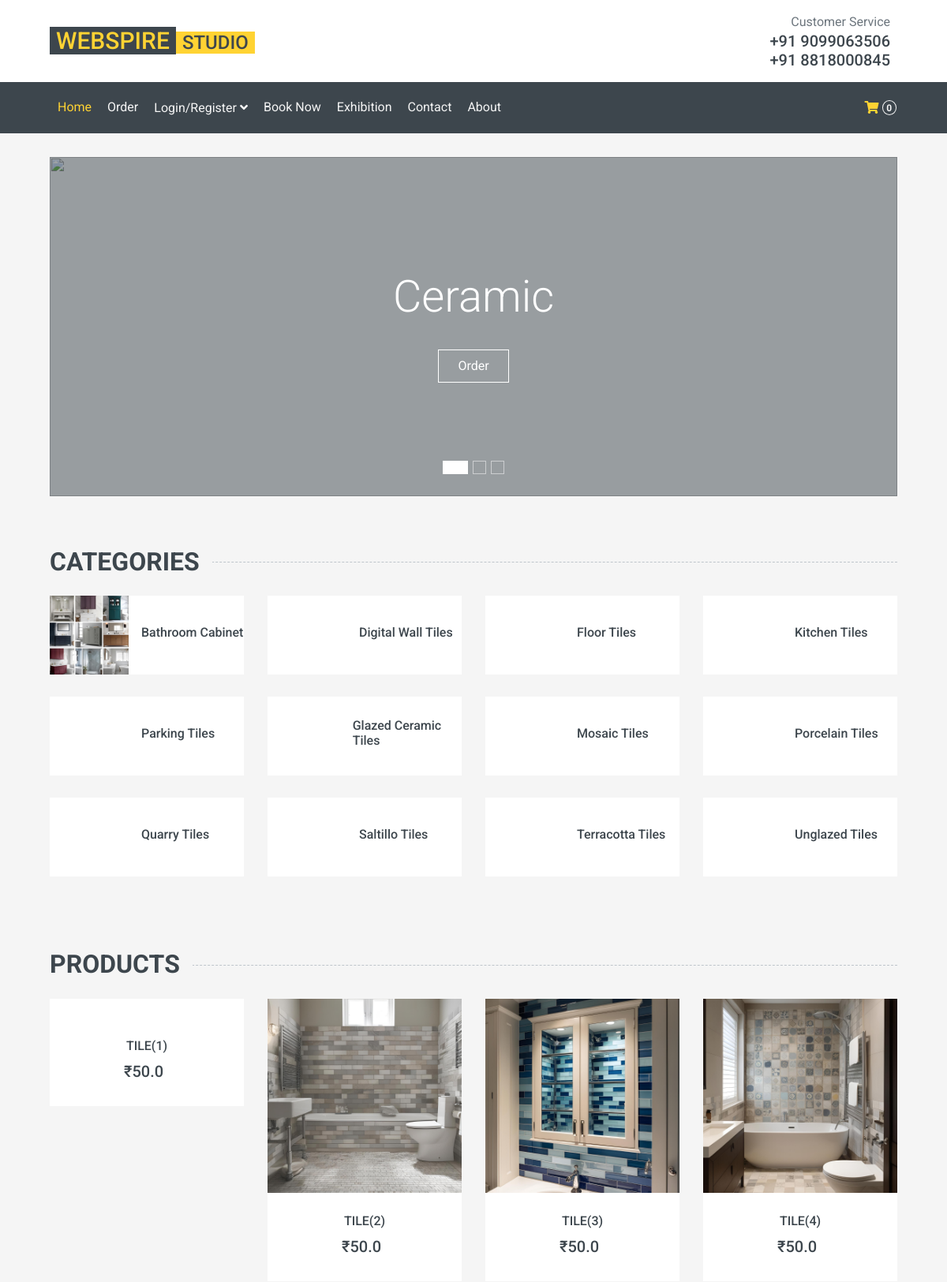
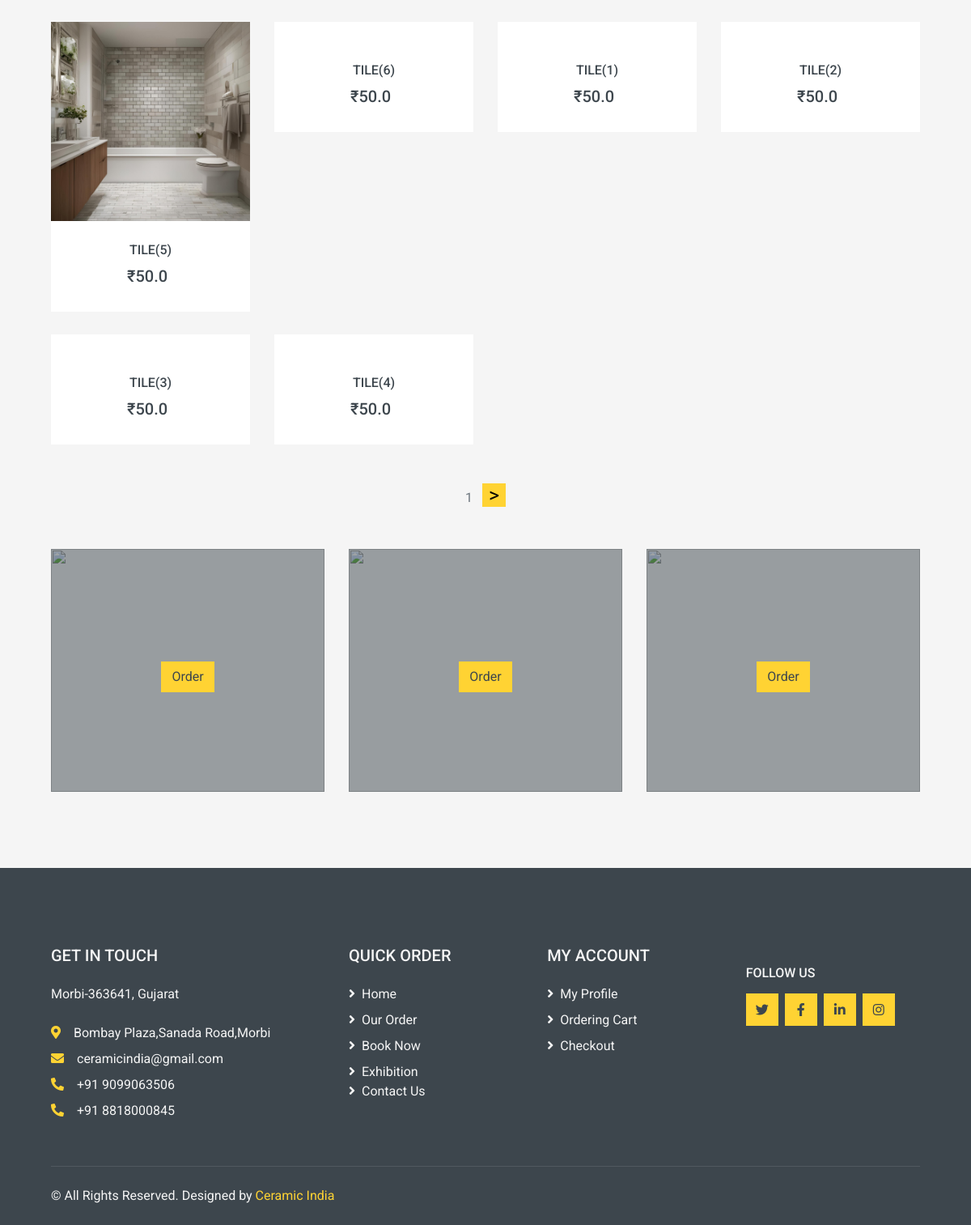
The page / on the database its author committed (2 pictures, top to bottom).
### category/models.py (models this page shows, shortened)
class Category(models.Model):
    category_name=models.CharField(max_length=20)
    Category_image=models.ImageField(upload_to="img/categoryimg")
    status=models.BooleanField(default=False)

### product/models.py (models this page shows, shortened)
class product(models.Model):
    category_name=models.ForeignKey("category.Category",on_delete=models.CASCADE)
    name=models.CharField(max_length=50)
    price=models.FloatField()
    qty=models.FloatField()
    image=models.ImageField(upload_to="img/ProductImg/")
    description=models.CharField(max_length=200)

### product/views.py (the view)
# urls.py: path('',views.main,name="mainpage"),
def main(request):
    data=Category.objects.filter(status=True)
    data1=product.objects.all()
    p = Paginator(data1, 10)
    page_number = request.GET.get('page')
    try:
        page_obj = p.get_page(page_number)
    except PageNotAnInteger:
        page_obj = p.page(1)
    except EmptyPage:
        page_obj = p.page(p.num_pages)
    context={
        'data':data,
        'page_obj': page_obj,
    }
    return render(request,'main.html',context)

### templates/main.html (shortened to what this page needs)
{% extends 'base.html' %}
{% load static %}
{% block content %}
    <div class="container-fluid mb-3">
        <div class="row px-xl-5">
            <div class="col-lg-12">
                <div id="header-carousel" class="carousel slide carousel-fade mb-30 mb-lg-0" data-ride="carousel">
                    <ol class="carousel-indicators">
                        <li data-target="#header-carousel" data-slide-to="0" class="active"></li>
                        <li data-target="#header-carousel" data-slide-to="1"></li>
                        <li data-target="#header-carousel" data-slide-to="2"></li>
                    </ol>
                    <div class="carousel-inner">
                        <div class="carousel-item position-relative active" style="height: 430px;">
                            <img class="position-absolute w-100 h-100" src="{% static 'img\bg9.jpeg' %}" style="object-fit: cover;">
                            <div class="carousel-caption d-flex flex-column align-items-center justify-content-center">
                                <div class="p-3" style="max-width: 700px;">
                                    <h1 class="display-4 text-white mb-3 animate__animated animate__fadeInDown">Ceramic</h1>
                                    <a class="btn btn-outline-light py-2 px-4 mt-3 animate__animated animate__fadeInUp" href="{% url 'shop' %}">Order</a>
                                </div>
                            </div>
                        </div>
                    </div>
                </div>
            </div>
        </div>
    </div>
    <div class="container-fluid pt-5">
        <h2 class="section-title position-relative text-uppercase mx-xl-5 mb-4"><span class="bg-secondary pr-3">Categories</span></h2>
        <div class="row px-xl-5 pb-3">
            {% for i in data %}
            <div class="col-lg-3 col-md-4 col-sm-6 pb-1">
                <a class="text-decoration-none" href="{% url 'productcatev' i.id %}">
                    <div class="cat-item d-flex align-items-center mb-4">
                        <div class="overflow-hidden" style="width: 100px; height: 100px;">
                            <img class="img-fluid" src="{{i.Category_image.url}}" alt="">
                        </div>
                        <div class="flex-fill pl-3">
                            <h6>{{i.category_name}}</h6>
                        </div>
                    </div>
                </a>
            </div>
            {% endfor %}
        </div>
    </div>
    <div class="container-fluid pt-5 pb-3">
        <h2 class="section-title position-relative text-uppercase mx-xl-5 mb-4"><span class="bg-secondary pr-3">Products</span></h2>
        <div class="row px-xl-5">
            {% for post in page_obj.object_list %}
            <div class="col-lg-3 col-md-4 col-sm-6 pb-1">
                <div class="product-item bg-light mb-4">
                    <div class="product-img position-relative overflow-hidden">
                        <img class="img-fluid w-100" src="{{post.image.url}}" alt="">
                        <div class="product-action">
                        </div>
                    </div>
                    <div class="text-center py-4">
                        {% if post.id %}
                        <a class="h6 text-decoration-none text-wrap" style="width: 3rem;" href="{% url 'ProductDetails' post.id %}">{{post.name}}</a>
                        {% else %}
                        <a class="h6 text-decoration-none text-wrap" style="width: 3rem;" href="{% url 'shop' %}">{{post.name}}</a>
                        {% endif %}
                        <div class="d-flex align-items-center justify-content-center mt-2">
                            <h5>₹{{post.price}}</h5><h6 class="text-muted ml-2"></h6>
                        </div>
                    </div>
                </div>
            </div>
           {% endfor %}
        </div>
    </div>
    <center>
        <span>{{page_obj.number}}</span>
            {%if page_obj.has_next %}
        &nbsp;&nbsp;<a href="?page={{page_obj.next_page_number}}" style="color:black; padding: 0px 8px; background-color:#FFD333; font-size:25px; text-decoration:none;">></a>
        {% endif %}
    </center>
    <div class="container-fluid pt-5 pb-3">
        <div class="row px-xl-5">
            <div class="col-md-4">
                <div class="product-offer mb-30" style="height: 300px;">
                    <div class="offer-text">
                        <a href="{% url 'shop' %}" class="btn btn-primary">Order </a>
                    </div>
                </div>
            </div>
            <div class="col-md-4">
                <div class="product-offer mb-30" style="height: 300px;">
                    <div class="offer-text">
                        <a href="{% url 'shop' %}" class="btn btn-primary">Order </a>
                    </div>
                </div>
            </div>
            <div class="col-md-4">
                <div class="product-offer mb-30" style="height: 300px;">
                    <div class="offer-text">
                        <a href="{% url 'shop' %}" class="btn btn-primary">Order </a>
                    </div>
                </div>
            </div>
        </div>
    </div>
{% endblock %}

### rows shown on the page
Category: Category_image (picture), category_name "Bathroom Cabinet"
Category: category_name "Digital Wall Tiles"
Category: category_name "Floor Tiles"
Category: category_name "Kitchen Tiles"
Category: category_name "Parking Tiles"
Category: category_name "Glazed Ceramic Tiles"
Category: category_name "Mosaic Tiles"
Category: category_name "Porcelain Tiles"
Category: category_name "Quarry Tiles"
Category: category_name "Saltillo Tiles"
Category: category_name "Terracotta Tiles"
Category: category_name "Unglazed Tiles"
product: name "TILE(1)", price "50.0"
product: image (picture), name "TILE(2)", price "50.0"
product: image (picture), name "TILE(3)", price "50.0"
product: image (picture), name "TILE(4)", price "50.0"
product: image (picture), name "TILE(5)", price "50.0"
product: name "TILE(6)", price "50.0"
product: name "TILE(1)", price "50.0"
product: name "TILE(2)", price "50.0"
product: name "TILE(3)", price "50.0"
product: name "TILE(4)", price "50.0"

### other values the page prints
{{ request.session.cart|length }} "0"
{{ page_obj.number }} "1"
